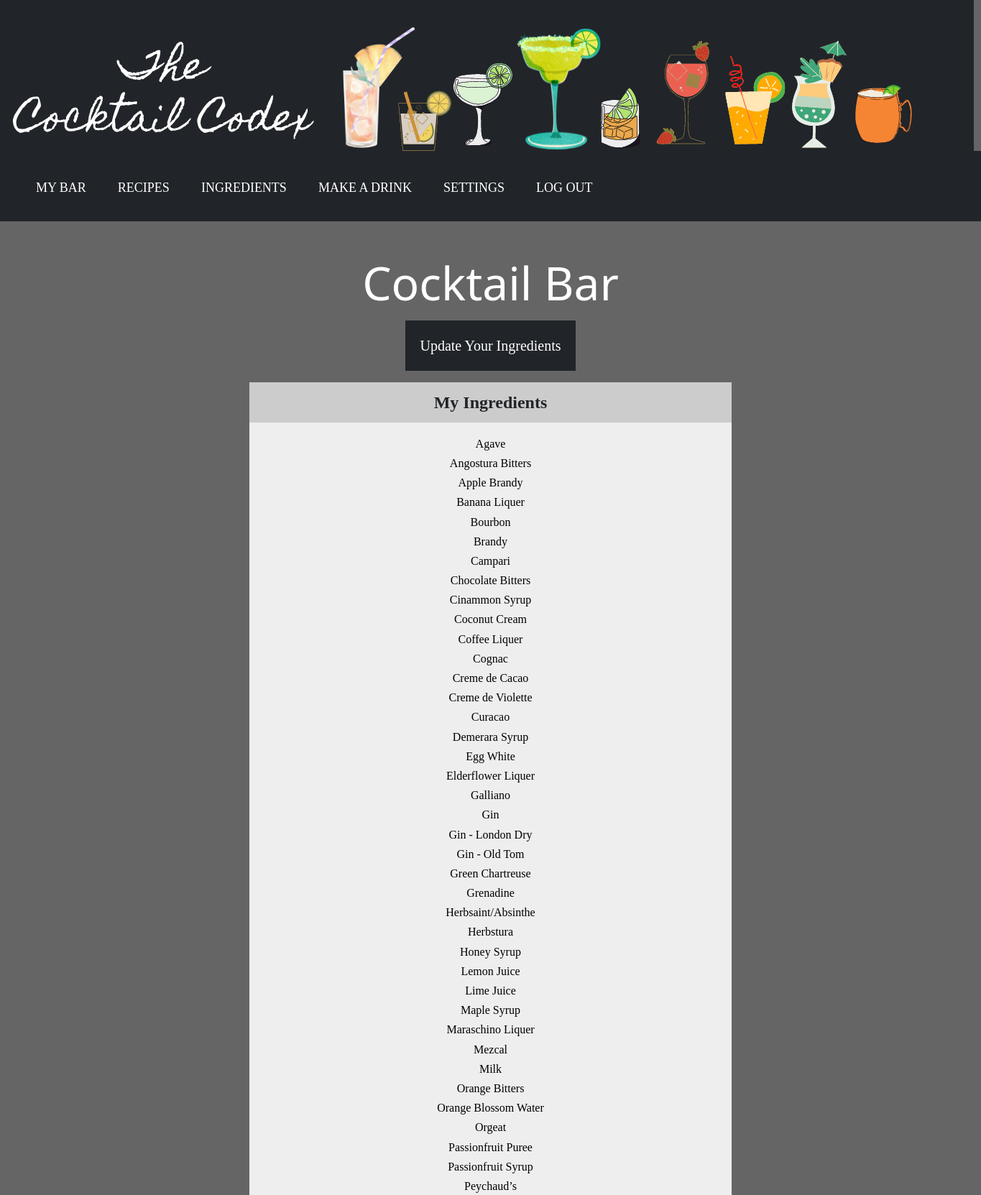
Page /myingredients (signed in, upper part) on the committed database.
### tables this page shows
CREATE TABLE users (
id INTEGER PRIMARY KEY AUTOINCREMENT NOT NULL,
username TEXT NOT NULL,
hash TEXT NOT NULL, name TEXT, email NVARCHAR, bar_name TEXT);

CREATE TABLE bars (id INTEGER PRIMARY KEY AUTOINCREMENT NOT NULL, user_id INTEGER, bar_name TEXT, ingredients TEXT);

### app.py (the view)
@app.route("/myingredients")
@login_required
def myingredients():
    BARS = db.execute("SELECT * FROM bars WHERE user_id=? ORDER BY ingredients", session["user_id"])
    USERS = db.execute("SELECT * FROM users WHERE id=?", session["user_id"])
    bar_name = USERS[0]["bar_name"]
    return render_template("myingredients.html", bars=BARS, bar_name=bar_name)

### app.py (called while the page is built)
@app.after_request
def after_request(response):
    response.headers["Cache-Control"] = "no-cache, no-store, must-revalidate"
    response.headers["Expires"] = 0
    response.headers["Pragma"] = "no-cache"
    return response

### helpers.py (called while the page is built)
def login_required(f):
    @wraps(f)
    def decorated_function(*args, **kwargs):
        if session.get("user_id") is None:
            return redirect("/login")
        return f(*args, **kwargs)
    return decorated_function

### templates/myingredients.html (shortened to what this page needs)
{% extends "layout.html" %}
{% block main %}
    <header>
        <div>
            <h1>
                {{ bar_name }}
            </h1>
            <form action="/update" method="get">
                <button type="submit" class="button"><a class="btn_link" href="/update">Update Your Ingredients</a></button>
            </form>
        </div>
    </header>
    <body>
        <div class="body">
            <p>
                <div class="header">My Ingredients</div>
                {% for bar in bars %}
                <h4> {{ bar["ingredients"] }}</h4>
                {% endfor %}
            </p>
        </div>
        </body>
{% endblock %}

### templates/layout.html (shortened to what this page needs)
<!DOCTYPE html>
<html lang="en">
    <head>
        <link href="https://cdn.jsdelivr.net/npm/bootstrap@5.1.3/dist/css/bootstrap.min.css" rel="stylesheet">
        <link href="/static/styles.css" rel="stylesheet">
        <a href="/"><span><img src="/static/cocktails.png"></span></a>
    </head>
    <body>
        <nav class="bg-dark navbar navbar-expand-md navbar-dark">
            <div class="container-fluid" id="navbar">
                {% if session["user_id"] %}
                    <div class="m-3 nav">
                        <button class="nav-button"><a class="nav-link" href="/mybar">My Bar</a></li></button>
                        <button class="nav-button"><a class="nav-link" href="/drinks">Recipes</a></li></button>
                        <button class="nav-button"><a class="nav-link" href="/ingredients">Ingredients</a></li></button>
                        <button class="nav-button"><a class="nav-link" href="/available">Make A Drink</a></li></button>
                        <button class="nav-button-right"><a class="nav-link" href="/settings">Settings</a></li></button>
                        <button class="nav-button-right"><a class="nav-link" href="/logout">Log Out</a></li></button>
                    </div>
                {% endif %}
            </div>
        </nav>
        <main class="container-fluid py-5 text-center">
            {% block main %}{% endblock %}
        </main>
    </body>
</html>

### static/styles.css (style rules this page uses)
body { background-color: #656565; }
h1 { color: #ffffff; font-size: 64px; }
h4 { color: #000000; font-size: 16px; font-family: "Verdana"; }
#navbar { font-size: 18px; color: white; }
.nav-link { color: white; text-transform: uppercase; font-family: "Verdana"; }
.nav-button { color: white; background-color: #212529; border: none; margin-top: 5px; font-family: "Verdana"; }
.nav-button-right { margin-left: auto; color: white; background-color: #212529; border: none; margin-top: 5px; font-family: "Verdana"; }
.button { color: white; background-color: #212529; border: none; margin-top: 5px; font-family: "Verdana"; font-size: 20px; padding: 20px; width: auto; }
.btn_link { color: white; font-family: "Verdana"; font-size: 20px; text-decoration: none; }
.body { background-color: #eee; width: 50%; margin: auto; padding-bottom: 20px; }
.header { background-color: #ccc; width: 100%; margin-bottom: 20px; font-family: "Verdana"; font-size: 24px; font-weight: bold; padding: 10px; }

### rows in the picture
users: bar_name "Cocktail Bar"
bars: ingredients "Agave"
bars: ingredients "Angostura Bitters"
bars: ingredients "Apple Brandy"
bars: ingredients "Banana Liquer"
bars: ingredients "Bourbon"
bars: ingredients "Brandy"
bars: ingredients "Campari"
bars: ingredients "Chocolate Bitters"
bars: ingredients "Cinammon Syrup"
bars: ingredients "Coconut Cream"
bars: ingredients "Coffee Liquer"
bars: ingredients "Cognac"
bars: ingredients "Creme de Cacao"
bars: ingredients "Creme de Violette"
bars: ingredients "Curacao"
bars: ingredients "Demerara Syrup"
bars: ingredients "Egg White"
bars: ingredients "Elderflower Liquer"
bars: ingredients "Galliano"
bars: ingredients "Gin"
bars: ingredients "Gin - London Dry"
bars: ingredients "Gin - Old Tom"
bars: ingredients "Green Chartreuse"
bars: ingredients "Grenadine"
bars: ingredients "Herbsaint/Absinthe"
bars: ingredients "Herbstura"
bars: ingredients "Honey Syrup"
bars: ingredients "Lemon Juice"
bars: ingredients "Lime Juice"
bars: ingredients "Maple Syrup"
bars: ingredients "Maraschino Liquer"
bars: ingredients "Mezcal"
bars: ingredients "Milk"
bars: ingredients "Orange Bitters"
bars: ingredients "Orange Blossom Water"
bars: ingredients "Orgeat"
bars: ingredients "Passionfruit Puree"
bars: ingredients "Passionfruit Syrup"
bars: ingredients "Peychaud’s"
